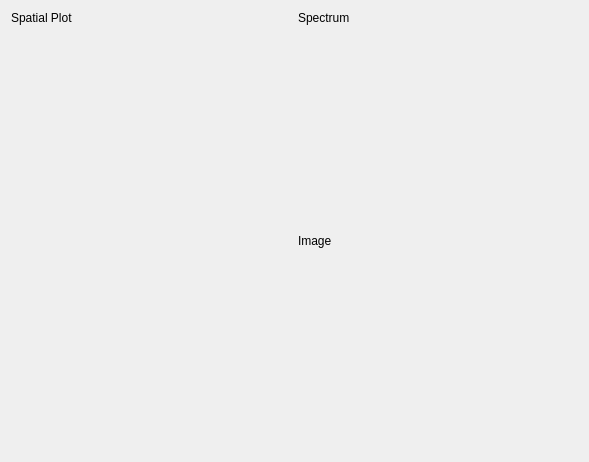
<?xml version="1.0" encoding="UTF-8"?>
<ui version="4.0">
 <class>ImportImage</class>
 <widget class="QWidget" name="ImportImage">
  <property name="geometry">
   <rect>
    <x>0</x>
    <y>0</y>
    <width>589</width>
    <height>462</height>
   </rect>
  </property>
  <property name="windowTitle">
   <string>Import Image</string>
  </property>
  <layout class="QGridLayout" name="gridLayout">
   <item row="1" column="1">
    <widget class="QWidget" name="spectrum_plot_widget" native="true">
     <property name="sizePolicy">
      <sizepolicy hsizetype="Preferred" vsizetype="Expanding">
       <horstretch>0</horstretch>
       <verstretch>0</verstretch>
      </sizepolicy>
     </property>
    </widget>
   </item>
   <item row="3" column="1">
    <widget class="QWidget" name="image_widget" native="true">
     <property name="sizePolicy">
      <sizepolicy hsizetype="Preferred" vsizetype="Expanding">
       <horstretch>0</horstretch>
       <verstretch>0</verstretch>
      </sizepolicy>
     </property>
    </widget>
   </item>
   <item row="0" column="0">
    <widget class="QLabel" name="label">
     <property name="text">
      <string>Spatial Plot</string>
     </property>
    </widget>
   </item>
   <item row="0" column="1">
    <widget class="QLabel" name="label_2">
     <property name="sizePolicy">
      <sizepolicy hsizetype="Preferred" vsizetype="Minimum">
       <horstretch>0</horstretch>
       <verstretch>0</verstretch>
      </sizepolicy>
     </property>
     <property name="text">
      <string>Spectrum</string>
     </property>
    </widget>
   </item>
   <item row="1" column="0" rowspan="3">
    <widget class="QWidget" name="spatial_plot_widget" native="true">
     <property name="toolTip">
      <string>&lt;html&gt;&lt;head/&gt;&lt;body&gt;&lt;p&gt;Rotate the image until you see a single thin vertical spike&lt;/p&gt;&lt;/body&gt;&lt;/html&gt;</string>
     </property>
    </widget>
   </item>
   <item row="2" column="1">
    <widget class="QLabel" name="label_3">
     <property name="sizePolicy">
      <sizepolicy hsizetype="Preferred" vsizetype="Minimum">
       <horstretch>0</horstretch>
       <verstretch>0</verstretch>
      </sizepolicy>
     </property>
     <property name="text">
      <string>Image</string>
     </property>
    </widget>
   </item>
  </layout>
 </widget>
 <resources/>
 <connections/>
</ui>
